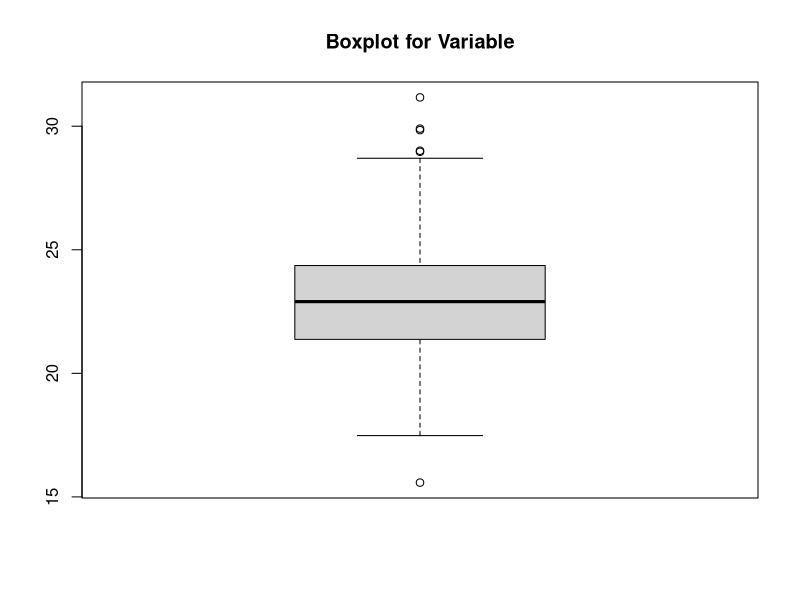

Reproduce this figure in R.
## ---- chunk 1
library(here)
## ---- chunk 2
# Load the necessary libraries
# 'tidyverse' includes 'readr' (for read_csv) and 'dplyr' (for glimpse, etc.)
library(tidyverse) 
## ---- chunk 3
barley_pheno_data <- read_csv(here("data","icarda_barley_2019_pheno_raw.csv")) # Loading into data frame
## ---- chunk 4
# We filter the data frame to keep only one entry for each ID
data <- barley_pheno_data[!duplicated(barley_pheno_data),]
data
## ---- chunk 5
# We will work with our duplicate filtered data frame from last section.
# complete.cases() allows us to filter any rows with missing values
data <- data[complete.cases(data),]
data
## ---- chunk 6
# We can use a simple boxplot to explore the overall structure of our data and identify outliers
areaBP <- boxplot(data$Area, main = "Boxplot for Variable")

# Saving our boxplot in an object allows us to extract the outlier values as a vector
areaBP$out

# We can then choose to remove these outlier entries from our data frame
# The idea here is that we keep the rows where the `Area` value is not in our outliers vector
dataArea <- data[! data$Area %in% areaBP$out,]
dataArea
